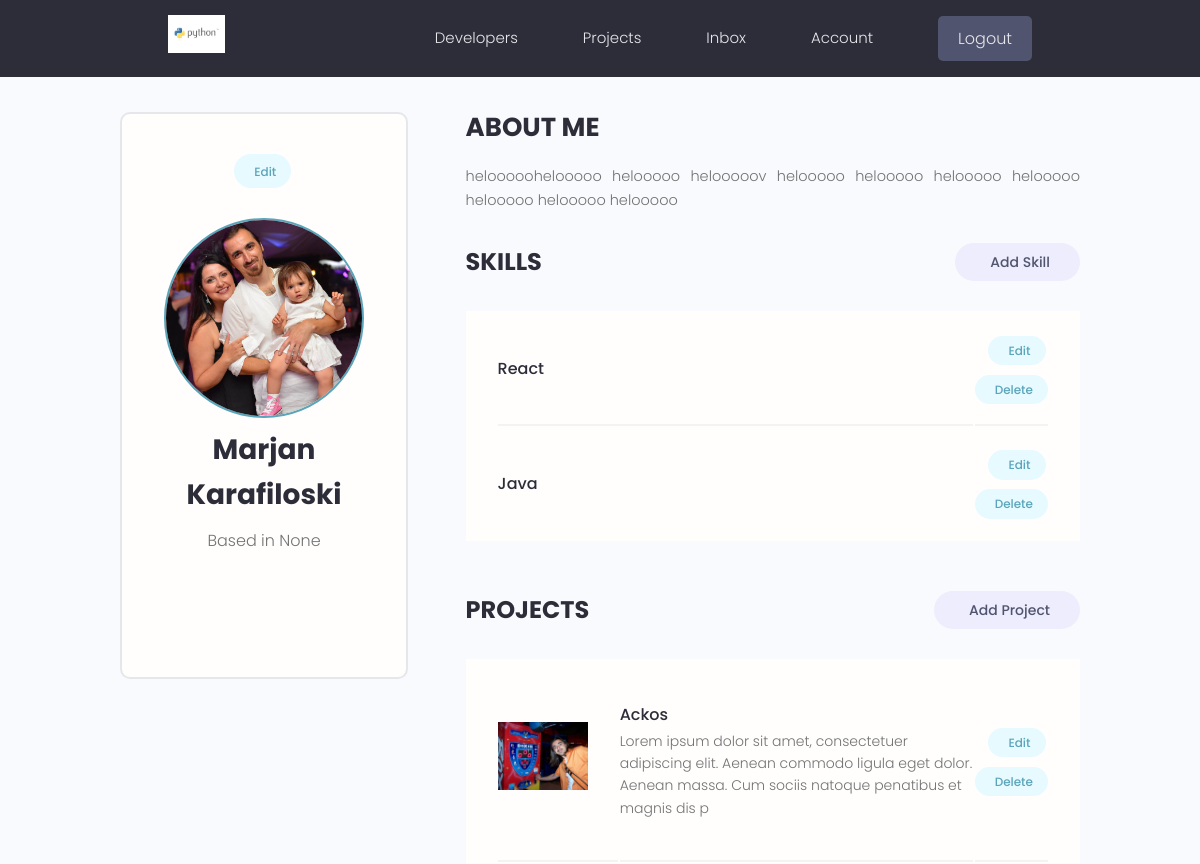
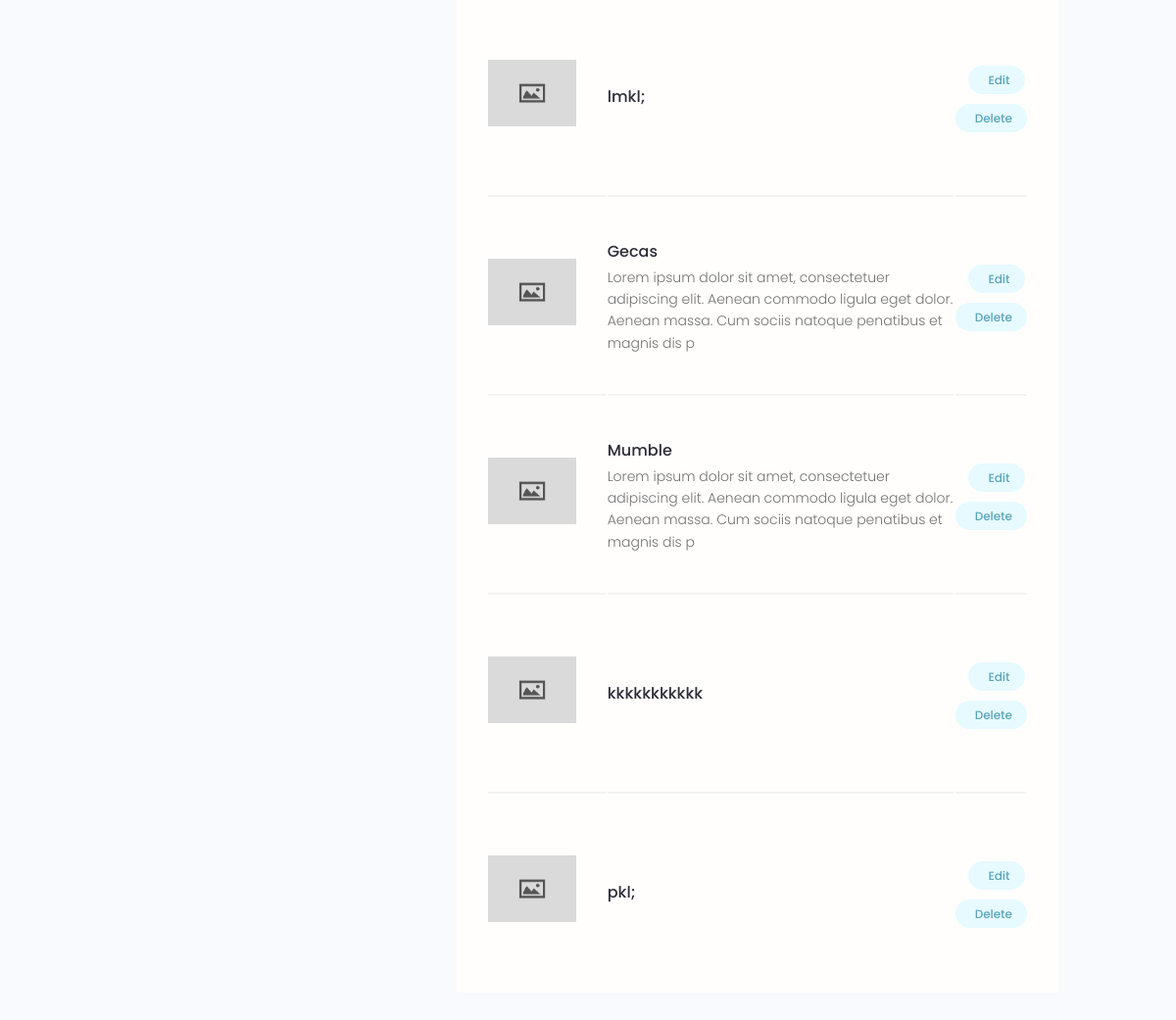
The app's page /account/ (signed in) with its own data (2 pictures, top to bottom).
### users/models.py (models this page shows, shortened)
class Profile(models.Model):
    user = models.OneToOneField(User, on_delete=models.CASCADE, null=True, blank=True)
    name = models.CharField(max_length=200, null=True, blank=True)
    email = models.EmailField(max_length=500, null=True, blank=True)
    username = models.CharField(max_length=200, null=True, blank=True)
    location = models.CharField(max_length=200, null=True, blank=True)
    short_intro = models.CharField(max_length=200, null=True, blank=True)
    bio = models.TextField( null=True, blank=True)
    profile_image = models.ImageField( null=True, blank=True, upload_to='profiles/', default="profiles/user-default.png")
    social_github = models.CharField(max_length=200, null=True, blank=True)
    social_twitter = models.CharField(max_length=200, null=True, blank=True)
    social_linkedin = models.CharField(max_length=200, null=True, blank=True)
    social_youtube = models.CharField(max_length=200, null=True, blank=True)
    created = models.DateTimeField(auto_now_add=True)
    id = models.UUIDField(default=uuid.uuid4, unique=True, primary_key=True, editable=False)

class Skill(models.Model):
    owner = models.ForeignKey(Profile, on_delete=models.CASCADE, null= True, blank=True)
    name = models.CharField(max_length=200, null=True, blank=True)
    description = models.TextField( null=True, blank=True)
    created = models.DateTimeField(auto_now_add=True)
    id = models.UUIDField(default=uuid.uuid4, unique=True, primary_key=True, editable=False)

### projects/models.py (models this page shows, shortened)
class Project(models.Model):
    owner = models.ForeignKey(Profile, null=True, blank=True, on_delete=models.SET_NULL)
    title = models.CharField(max_length=200)
    description = models.TextField(null=True, blank=True)
    featured_image = models.ImageField(null=True, blank=True, default="default.png")
    demo_link = models.CharField(max_length=2000, null=True, blank=True)
    source_link = models.CharField(max_length=2000, null=True, blank=True)
    tags = models.ManyToManyField('Tag', blank=True) #if the Tag class is above the Project then quotes are not needed
    vote_total = models.IntegerField(default=0, null=True, blank=True)
    vote_ratio = models.IntegerField(default=0, null=True, blank=True)
    created = models.DateTimeField(auto_now_add=True)
    id = models.UUIDField(default=uuid.uuid4, unique=True, primary_key=True, editable=False)
    class Meta:
      ordering = ['-vote_ratio', '-vote_total', 'title'] #first checks the ratio than the totalvotes

### users/views.py (the view)
# urls.py: path('account/', views.userAccount, name="account"),
@login_required(login_url='login')
def userAccount(request):
    profile = request.user.profile
    skills = profile.skill_set.all()
    projects = profile.project_set.all();
    context = {'profile':profile, 'skills':skills, 'projects':projects}
    return render(request, 'users/account.html', context)

### users/templates/users/account.html (shortened to what this page needs)
{% extends 'main.html' %}
{% block content %}
<main class="settingsPage profile my-md">
  <div class="container">
    <div class="layout">
      <div class="column column--1of3">
        <div class="card text-center">
          <div class="card__body dev">
            <a class="tag tag--pill tag--main settings__btn" href="{% url 'edit-account' %}">
              Edit</a>
            <img class="avatar avatar--xl dev__avatar" src="{{profile.profile_image.url}}" />
            <h2 class="dev__name">{{profile.name}}</h2>
            <p class="dev__location">Based in {{profile.location}}</p>
            <ul class="dev__social">
            </ul>
          </div>
        </div>
      </div>
      <div class="column column--2of3">
        <div class="devInfo">
          <h3 class="devInfo__title">About Me</h3>
          <p class="devInfo__about">{{profile.bio}}</p>
        </div>
        <div class="settings">
          <h3 class="settings__title">Skills</h3>
          <a class="tag tag--pill tag--sub settings__btn tag--lg" href="{% url 'create-skill' %}"> Add Skill</a>
        </div>
        <table class="settings__table">
          {% for skill in skills %}
          <tr>
            <td class="settings__tableInfo">
              <h4>{{skill.name}}</h4>
            </td>
            <td class="settings__tableActions">
              <a class="tag tag--pill tag--main settings__btn" href="{% url 'update-skill' skill.id %}"> Edit</a>
              <a class="tag tag--pill tag--main settings__btn" href="{% url 'delete-skill' skill.id %}?next=/account">
                Delete</a>
            </td>
          </tr>
          {% endfor %}
        </table>
        <div class="settings">
          <h3 class="settings__title">Projects</h3>
          <a class="tag tag--pill tag--sub settings__btn tag--lg" href="{% url 'create-project' %}"> Add Project</a>
        </div>
        <table class="settings__table">
          {% for project in projects %}
          <tr>
            <td class="settings__thumbnail">
              <a href="{% url 'project' project.id %}"><img src="{{project.featured_image.url}}" alt="Project Thumbnail" /></a>
            </td>
            <td class="settings__tableInfo">
              <a href="{% url 'project' project.id %}">{{project.title}}</a>
              <p>{{project.description|slice:"150"}}</p>
            </td>
            <td class="settings__tableActions">
              <a class="tag tag--pill tag--main settings__btn" href="{% url 'update-project' project.id %}"> Edit</a>
              <a class="tag tag--pill tag--main settings__btn"
                href="{% url 'delete-project'  project.id %}?next=/account">
                Delete</a>
            </td>
          </tr>
          {% endfor %}
        </table>
      </div>
    </div>
  </div>
</main>
{% endblock %}

### static/styles/app.css (style rules this page uses)
:root { --color-sub: #2d2d39; }
.card { border: 2px solid var(--color-light); }
img { width: 100%; }
.profile .card > .dev { padding: 4rem; }
.dev__avatar { display: block; margin: auto; }
.dev__name { color: var(--color-sub); font-size: 2.8rem; font-weight: 700; margin-top: 1rem; margin-bottom: 0.5rem; }
.dev__location { margin-top: 1rem; }
.dev__social { margin: 3rem 0; list-style: none; display: flex; justify-content: center; gap: 1.5rem; }
.devInfo { margin-bottom: 3rem; }
.devInfo__title, .devInfo__subtitle { font-size: 2.6rem; color: var(--color-sub); text-transform: uppercase; font-weight: 700; margin-bottom: 1.5rem; }
.devInfo__about, .devSkill__info { font-size: 1.45rem; line-height: 1.7; text-align: justify; }
.settingsPage .dev > .settings__btn { display: inline-block; margin-bottom: 3rem; }
.settings { display: flex; justify-content: space-between; align-items: center; }
.settings__title { font-size: 2.4rem; text-transform: uppercase; font-weight: 700; color: var(--color-sub); }
.settings__table { margin-top: 3rem; margin-bottom: 5rem; padding: 0 3rem; background: var(--color-white); }
.settings__table tr { width: 100%; }
.settings__table tr > td { padding: 2rem 0; }
.settings__table tr:not(:last-child) td { border-bottom: 2px solid var(--color-white-light); }
.settings__thumbnail { width: 23%; min-width: 10rem; }
.settings__thumbnail img { padding-right: 3rem; height: 15rem; object-fit: contain; }
.settings__tableInfo { width: 100%; }
.settings__tableInfo h4, .settings__tableInfo a { padding-right: 1rem; width: auto; font-size: 1.6rem; font-weight: 500; color: var(--color-sub); }
.settings__tableInfo p { font-size: 1.4rem; }
.settings__tableActions { text-align: right; }

### static/uikit/styles/modules/_variables.css (style rules this page uses)
:root { --color-main: #5aa5b9; --color-main-light: #e6faff; --color-sub: #3f4156; --color-sub-light: #51546e; --color-sub-lighter: #ededfd; --color-text: #737373; --color-gray: #8b8b8b; --color-light: #e5e7eb; --color-light-gray: #767676; --color-bg: #f8fafd; --color-white: #fffefd; --color-white-light: #f3f3f3; --color-success: #359e64; --color-success-bg: #def8e8; --color-error: #fc4b0b; --color-error-bg: #fff2ee; --font-base: 'Poppins', arial, helvetica, 'Segoe UI', roboto, ubuntu, sans-serif; --font-monospace: 'Fira Code', 'Courier New', courier, monospace; --font-regular: 300; --font-medium: 500; --font-bold: 700; --generic-shadow: 1px 1px 5px #00000010; --generic-transition: all 0.3s ease-in-out; }

### static/uikit/styles/modules/_base.css (style rules this page uses)
* { margin: 0; padding: 0; box-sizing: border-box; text-rendering: optimizeLegibility; color: inherit; font-size: inherit; }
html { font-size: 50%; }
@media only screen and (min-width: 480px) { html { font-size: 56.25%; } }
@media only screen and (min-width: 1200px) { html { font-size: 62.5%; } }
body { line-height: 1.6; font-weight: 400; font-size: 1.5rem; color: var(--color-text); background-color: var(--color-bg); min-height: 100vh; }

### static/uikit/styles/modules/_typography.css (style rules this page uses)
* { font-family: var(--font-base); }
h2 { font-size: 3.6rem; font-weight: var(--font-bold); }
h3 { font-size: 3.2rem; font-weight: var(--font-medium); }
h4 { font-size: 2.8rem; font-weight: var(--font-medium); }
p, span, strong { font-size: 1.6rem; color: var(--color-text); font-weight: var(--font-regular); }
a { padding-bottom: 2px; text-decoration: none; display: inline-block; color: var(--color-main); font-weight: var(--font-medium); }

### static/uikit/styles/modules/_utilities.css (style rules this page uses)
.container { width: 92%; max-width: 165rem; margin: 0 auto; box-sizing: border-box; }
@media screen and (min-width: 1000px) { .container { width: 90%; } }
@media screen and (min-width: 1200px) { .container { width: 80%; } }
.text-center { text-align: center; }
.my-md { margin: 3rem auto; }

### static/uikit/styles/modules/_avatar.css (style rules this page uses)
.avatar { border-radius: 50%; border: 2px solid var(--color-main); object-fit: cover; }
.avatar--xl { height: 20rem; width: 20rem; }

### static/uikit/styles/modules/_card.css (style rules this page uses)
.card { border-radius: 1rem; background-color: var(--color-white); border: 1.5px solid var(--color-light); width: auto; height: auto; margin-top: 0.5rem; margin-bottom: 0.5rem; overflow: hidden; }
.card__body, .card__header { padding: 2rem 2.5rem; }

### static/uikit/styles/modules/_layout.css (style rules this page uses)
.layout { display: flex; flex-flow: row wrap; justify-content: space-between; }
.layout > .column { margin-bottom: 3rem; }
.layout > .column.column--1of3 { flex-basis: 30%; }
.layout > .column.column--2of3 { flex-basis: 64%; }

### records on screen
Profile: profile_image (picture), name "Marjan Karafiloski", location "None", bio "helooooohelooooo helooooo helooooov helooooo helooooo helooooo helooooo helooooo helooooo helooooo"
Skill: name "React"
Skill: name "Java"
Project: featured_image (picture), title "Ackos", description "Lorem ipsum dolor sit amet, consectetuer adipiscing elit. Aenean commodo ligula eget dolor. Aenean massa. Cum sociis natoque penatibus et magnis dis p"
Project: featured_image (placeholder picture), title "lmkl;"
Project: featured_image (placeholder picture), title "Gecas", description "Lorem ipsum dolor sit amet, consectetuer adipiscing elit. Aenean commodo ligula eget dolor. Aenean massa. Cum sociis natoque penatibus et magnis dis p"
Project: featured_image (placeholder picture), title "Mumble", description "Lorem ipsum dolor sit amet, consectetuer adipiscing elit. Aenean commodo ligula eget dolor. Aenean massa. Cum sociis natoque penatibus et magnis dis p"
Project: featured_image (placeholder picture), title "kkkkkkkkkkk"
Project: featured_image (placeholder picture), title "pkl;"
